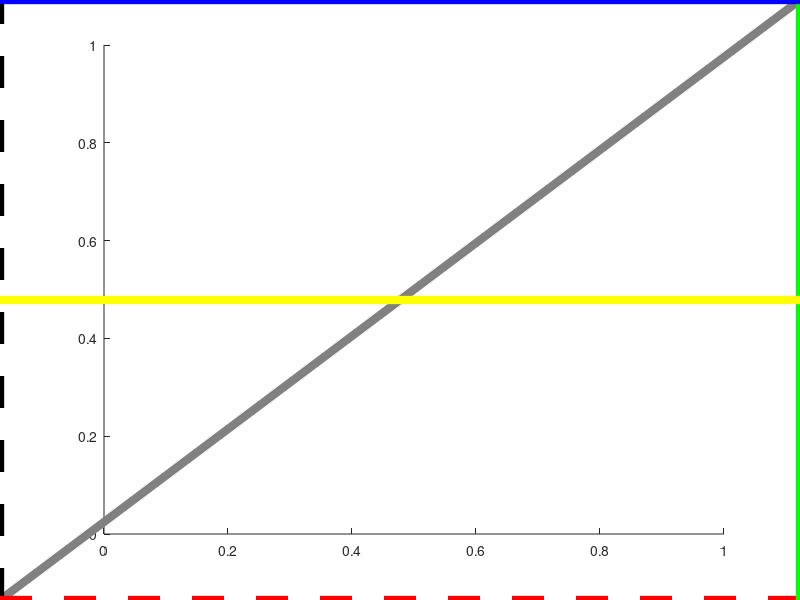

Reproduce this figure in MATLAB.
% 线条，显示横线
% 主要是确定线段的两个端点的坐标！

clc, clear, close all;

% 1、绘制（0，0）到（1，1）的实线段
hold on; % hold on是当前轴及图像保持而不被刷新，准备接受此后将绘制的图形，多图共存
annotation('line',[0 1],... % 两个元素的向量[x_begin x_end]，表示起始x坐标和结束x坐标。图窗的左下角映射到 (0,0)，右上角映射到 (1,1)。
    [0 1],...                 % 两个元素的向量[y_begin y_end]，表示起始y坐标和结束y坐标。图窗的左下角映射到 (0,0)，右上角映射到 (1,1)。
    'LineStyle','-',...                                     % Line style："-" (default) | "--" | ":" | "-." | "none"
    'LineWidth',6,...                                       %  Line width：0.5 (default) | positive value
    'Color',[0.501960813999176 0.501960813999176 0.501960813999176]); % Line color：[0 0 0] (default) | RGB triplet | hexadecimal color code | "r" | "g" | "b" | ...

% 2、绘制（0，0）到（0， 1）的黑色 虚线段
hold on;
annotation('line', [0, 0],...
    [0, 1],...
    'LineStyle','--',...
    'LineWidth',6,...
    'Color',[0, 0, 0]); % 黑色的RGB triplet为[0 0 0]

% 3、绘制（0，0）到（1，0）的红色 虚线段
hold on;
annotation('line', [0, 1],...
    [0, 0],...
    'LineStyle','--',...
    'LineWidth',6,...
    'Color',[1, 0, 0]); % 红色的RGB triplet为[1 0 0]

% 4、绘制（1，0）到（1，1）的绿色 实线段
hold on;
annotation('line', [1, 1],...
    [0, 1],...
    'LineStyle','-',...
    'LineWidth',6,...
    'Color',[0, 1, 0]); % 绿色的RGB triplet为[0 1 0]

% 5、绘制（0，1）到（1，1）的蓝色 实线段
hold on;
annotation('line', [0, 1],...
    [1, 1],...
    'LineStyle','-',...
    'LineWidth',6,...
    'Color',[0, 0, 1]); % 蓝色的RGB triplet为[0 0 1]

% 6、绘制（0，0.5）到（1，0.5）的黄色 虚线段
hold on;
annotation('line', [0, 1],...
    [0.5, 0.5],...
    'LineStyle','-',...
    'LineWidth',6,...
    'Color',[1, 1, 0]); % 黄色的RGB triplet为[1 1 0]
    

